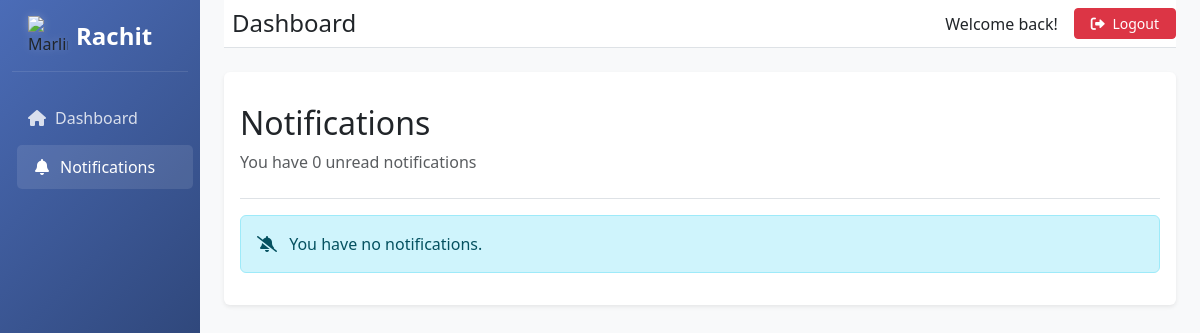
Page /notifications/ (signed in) on the earlier database version.
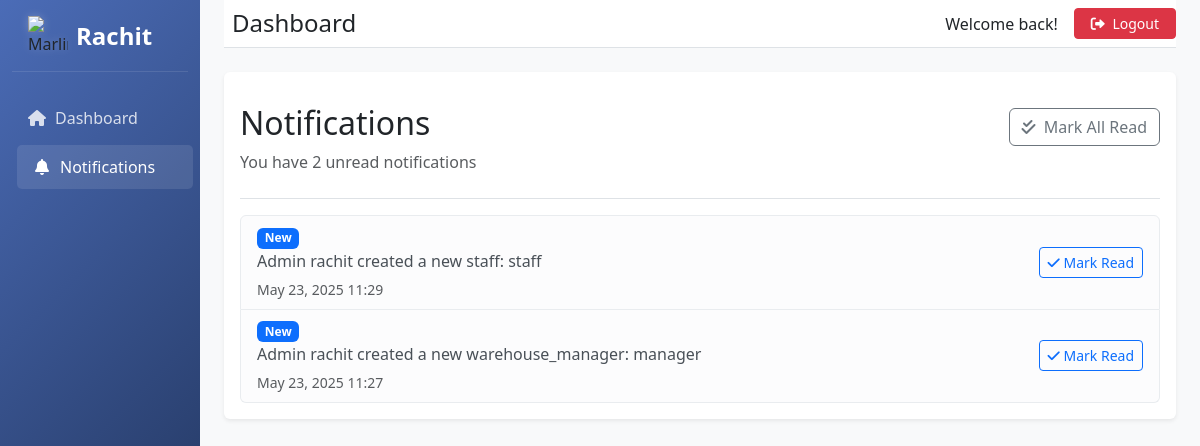
Same page on the later database version.
### user/models.py (models this page shows, shortened)
class Notification(models.Model):
    NOTIFICATION_TYPES = (
        ('order', 'New Order'),
        ('status', 'Status Update'),
        ('stock', 'Stock Alert'),
        ('general', 'General Notification'),
    )
    user = models.ForeignKey('CustomUser', on_delete=models.CASCADE, related_name='notifications')
    notification_type = models.CharField(max_length=20, choices=NOTIFICATION_TYPES, default='general')
    title = models.CharField(max_length=255)
    message = models.TextField()
    related_order = models.ForeignKey('Inventory.Order', on_delete=models.CASCADE, null=True, blank=True)
    created_at = models.DateTimeField(auto_now_add=True)
    is_read = models.BooleanField(default=False)
    class Meta:
        ordering = ['-created_at']

### user/views.py (the view, shortened to what this page needs)
# urls.py: path('notifications/', views.view_notifications, name='view_notifications'),
@login_required
def view_notifications(request):
    try:
        notifications = request.user.notifications.all().order_by('-created_at')
        return render(request, 'notifications.html', {
            'notifications': notifications,
            'unread_count': notifications.filter(is_read=False).count()
        })
    except Exception:
        messages.warning(request, "Notification system is not available at the moment.")
        return render(request, 'notifications.html', {
            'notifications': [],
            'unread_count': 0
        })

### templates/notifications.html (shortened to what this page needs)
{% extends 'base_dashboard.html' %}
{% block content %}
<div class="pt-3 pb-2 mb-3 border-bottom">
    <div class="d-flex justify-content-between align-items-center">
        <h1 class="h2">Notifications</h1>
        {% if notifications %}
        <form method="POST" action="{% url 'view_notifications' %}">
            <button type="submit" class="btn btn-outline-secondary">
                <i class="fas fa-check-double me-1"></i> Mark All Read
            </button>
        </form>
        {% endif %}
    </div>
    <p class="text-muted">You have {{ unread_count }} unread notification{{ unread_count|pluralize }}</p>
</div>
<div class="notifications-container">
    {% if notifications %}
        <div class="list-group">
            {% for notification in notifications %}
                <div class="list-group-item {% if not notification.is_read %}list-group-item-light{% endif %}">
                    <div class="d-flex justify-content-between align-items-center">
                        <div>
                            {% if not notification.is_read %}
                                <span class="badge bg-primary me-2">New</span>
                            {% endif %}
                            <p class="mb-1">{{ notification.message }}</p>
                            <small class="text-muted">{{ notification.created_at|date:"M d, Y H:i" }}</small>
                        </div>
                        {% if not notification.is_read %}
                            <form method="POST" action="{% url 'view_notifications' %}">
                                <button type="submit" class="btn btn-sm btn-outline-primary">
                                    <i class="fas fa-check"></i> Mark Read
                                </button>
                            </form>
                        {% endif %}
                    </div>
                </div>
            {% endfor %}
        </div>
    {% else %}
        <div class="alert alert-info">
            <i class="fas fa-bell-slash me-2"></i> You have no notifications.
        </div>
    {% endif %}
</div>
{% endblock %}
{% block sidebar_menu %}
<ul class="nav flex-column">
    <li class="nav-item">
        <a class="nav-link" href="{% url 'dashboard' %}">
            <i class="fas fa-home me-2"></i> Dashboard
        </a>
    </li>
    <li class="nav-item">
        <a class="nav-link active" href="{% url 'view_notifications' %}">
            <i class="fas fa-bell me-2"></i> Notifications
        </a>
    </li>
</ul>
{% endblock %}

Differences in the rows shown:
added Notification: is_read "New", message "Admin rachit created a new staff: staff", created_at "May 23, 2025 11:29"
added Notification: is_read "New", message "Admin rachit created a new warehouse_manager: manager", created_at "May 23, 2025 11:27"
Other differences:
{{ unread_count }}: "0" → "2"
text no longer shown: "You have no notifications."
text now shown: "Mark All Read"
